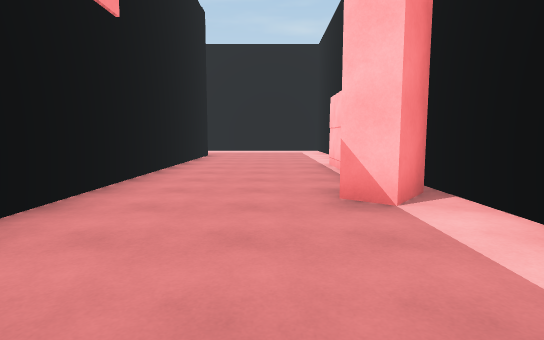
[1] (above)

14 first-person views from a walk through a Unity game level. The camera is 1.4 m above the floor, tilts 6° down and sees 80° across. The floor is counted in squares, 2 m on a side. Each view is taken from the middle of a square. On the plan, view 1 faces up. The plan holds only what a view shows up to about 10 squares ahead; the rest is blank. The place goes on beyond the plan. The player character is not drawn.

[2]
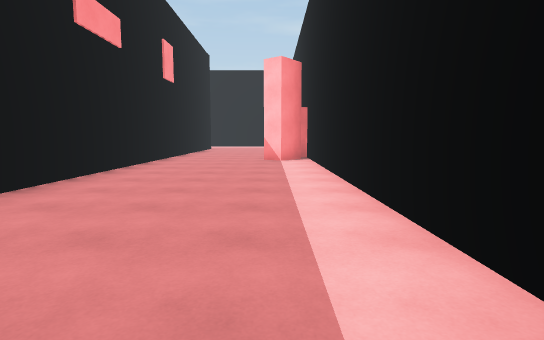

[3]
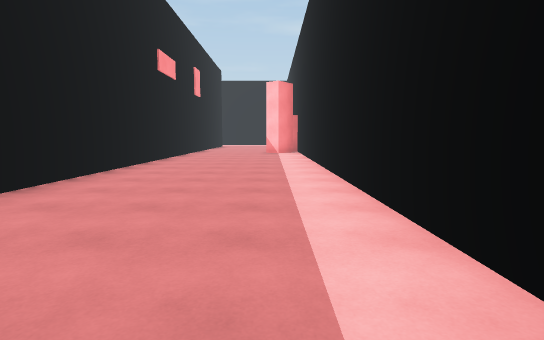

[4]
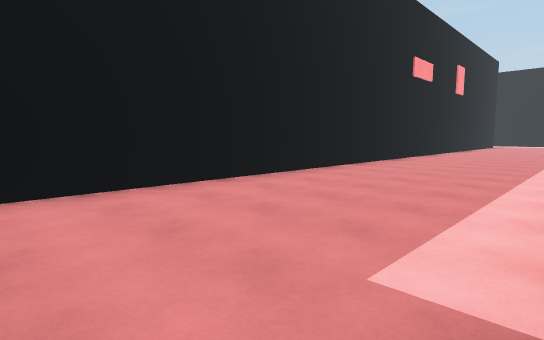

[5]
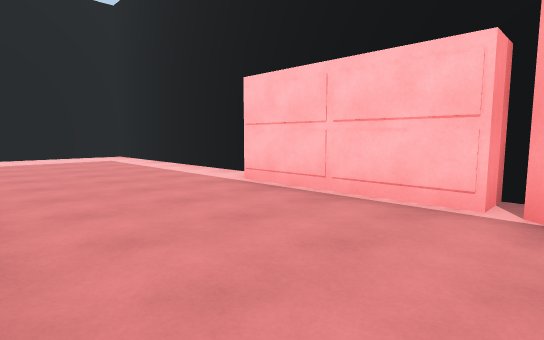

[6]
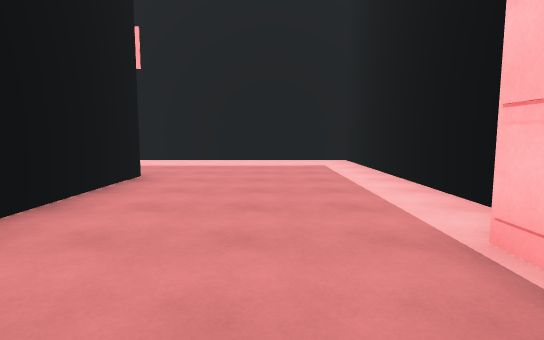

[7]
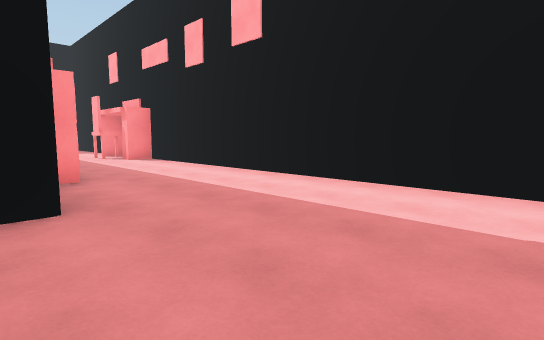

[8]
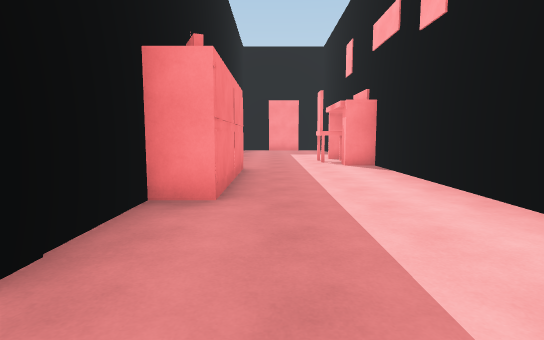

[9]
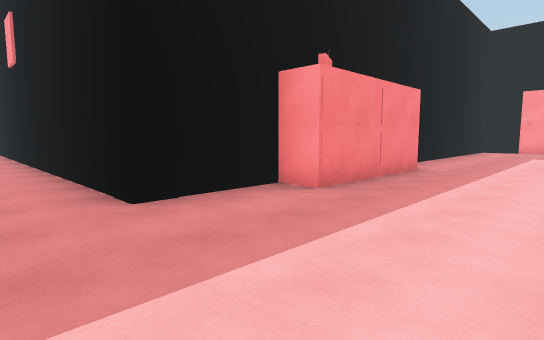

[10]
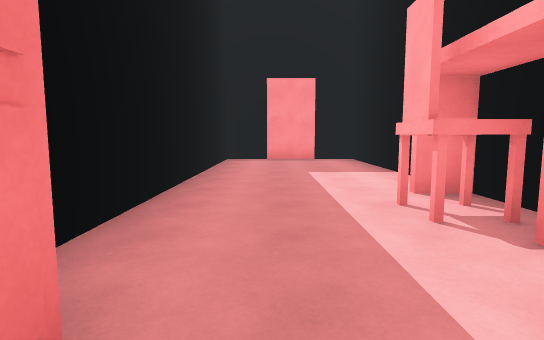

[11]
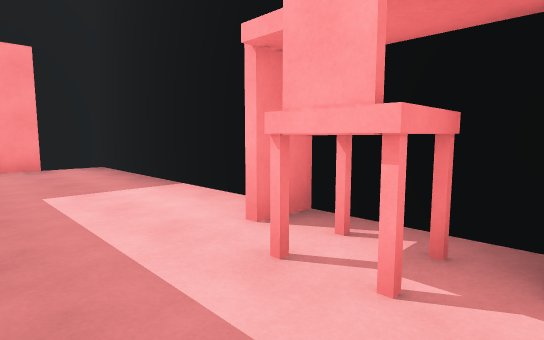

[12]
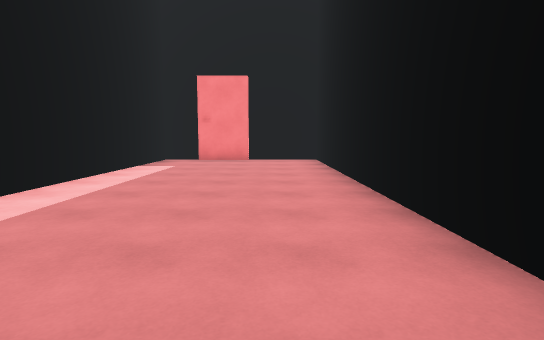

[13]
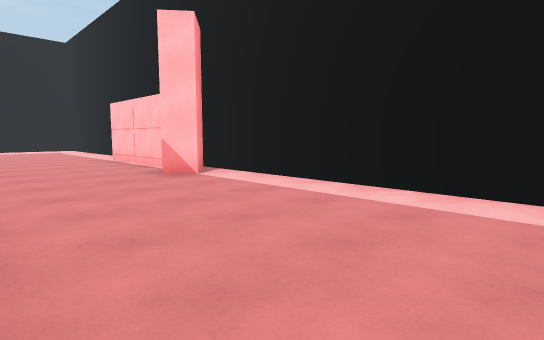

[14]
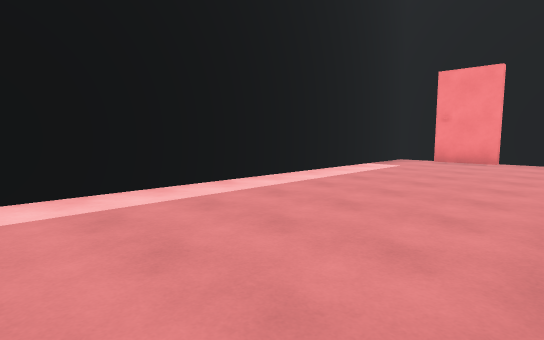

### Floor plan
Ten units are one square. View 1 is at (0, 0); x grows to the right and y downward. Boxes are objects, and circles mark ways between rooms. Rooms are numbered by the first view taken in them; rooms with no view inside come last. Other rooms are left out.
<svg viewBox="-174 -160 201 282">
<path fill="none" stroke="#000" d="M22 -89 22 -155 -87 -155 -87 -147 -91 -147M-45 -116 -23 -116 -23 117 -2 117M-80 -124 -54 -124M-4 114 11 114M11 117 22 117 22 -47 14 -47 14 -81M-109 -155 -109 -146M-91 -155 -169 -155 -169 -116 -89 -116"/>
<rect x="-55" y="-125" width="10" height="10" fill="#bbb"><title>radio</title></rect>
<rect x="5" y="-45" width="10" height="10" fill="#bbb"><title>clock</title></rect>
<rect x="-105" y="-155" width="10" height="10" fill="#bbb"><title>chair</title></rect>
<circle cx="-85" cy="-135" r="3" fill="#2a7"/>
<text x="-10" y="-40">1</text>
<text x="-130" y="-130">2</text>
</svg>
Room 1 opens to room 2.

Where each view was taken, in squares from view 1:
view 1: 0 up, 0 right, facing up
view 2: 6 down, 1 right, facing up
view 3: 10 down, 1 right, facing up
view 4: 11 down, 2 right, facing up-left
view 5: 4 up, 2 left, facing up-right
view 6: 6 up, 0 right, facing up
view 7: 11 up, 1 right, facing up-left
view 8: 13 up, 1 left, facing left
view 9: 15 up, 1 left, facing down-left
view 10: 13 up, 7 left, facing left
view 11: 13 up, 9 left, facing up-left
view 12: 2 down, 1 left, facing down
view 13: 2 down, 2 left, facing up-right
view 14: 2 down, 2 left, facing down-right
